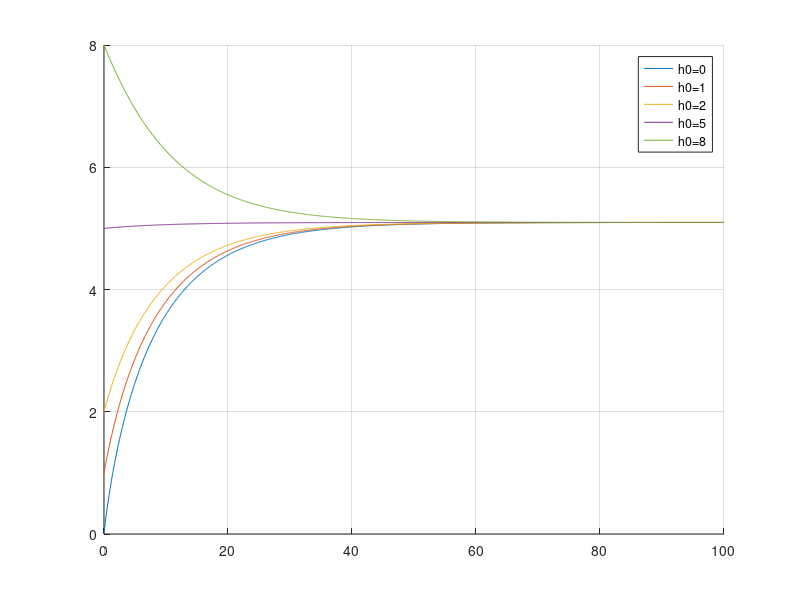

MATLAB code to generate this figure:
% Function to define the inflow rate function
Q_in = @(t) 1;
% Function to calculate the outflow rate based on the water level and outlet area
Q_out = @(A_out, h) sqrt(2*9.81 * max(h,0)) * A_out;
A_out = 0.1; % Outlet area (m2)
A_t = 1; % Tank cross-sectional area (m2)

% Simulation time parameters
T = 100; % Total simulation time (seconds)
N = 1000; % Number of time steps
% Calculate the time step size
dt = T / N;

% Create figure for plotting
figure()
grid on
hold on

% Loop over different initial water levels
for h0 = [0, 1, 2, 5, 8]
  % Create arrays to store data for plotting
  times = zeros(1, N + 1);
  h = zeros(1, N + 1);
  h(1) = h0;
  t = 0;
  % Simulate the water level over time
  for i = 1:N
      t = t + dt;
      h(i+1) = h(i) + (Q_in(t) - Q_out(A_out, h(i))) * dt;
      times(i+1) = t;
  end
  plot(times, h, '-')
end

legend('h0=0', 'h0=1', 'h0=2', 'h0=5', 'h0=8')

